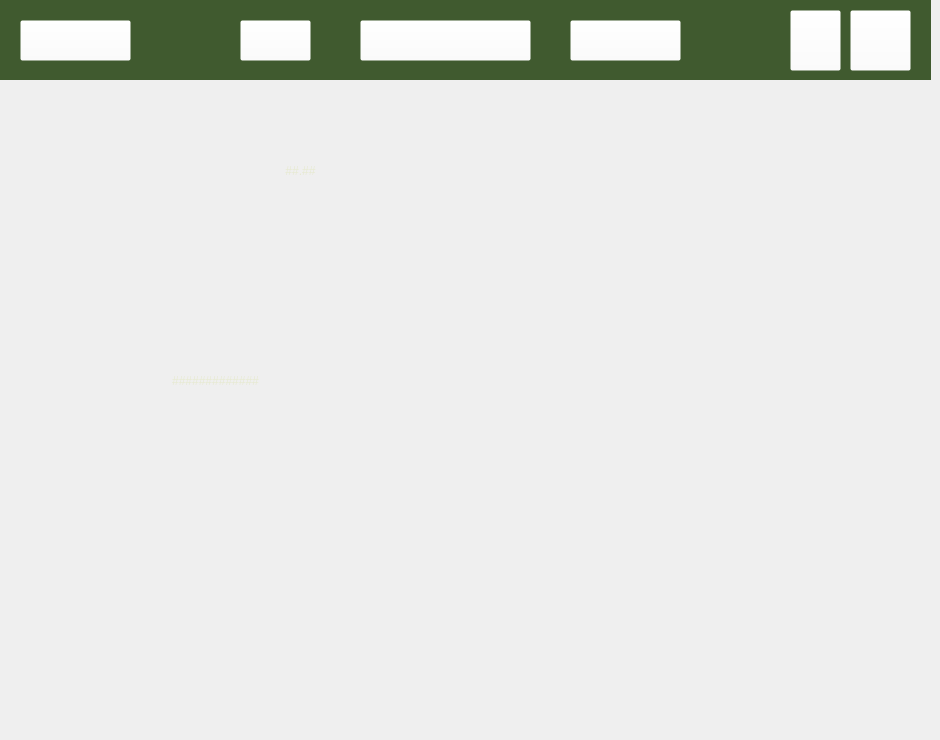
    <widget class="QWidget" name="page_3">
     <widget class="QWidget" name="widget_5" native="true">
      <property name="geometry">
       <rect>
        <x>0</x>
        <y>0</y>
        <width>931</width>
        <height>80</height>
       </rect>
      </property>
      <property name="styleSheet">
       <string notr="true">background-color: rgb(64, 90, 47);</string>
      </property>
      <widget class="QLabel" name="label_13">
       <property name="geometry">
        <rect>
         <x>240</x>
         <y>20</y>
         <width>71</width>
         <height>41</height>
        </rect>
       </property>
       <property name="text">
        <string/>
       </property>
       <property name="pixmap">
        <pixmap>imc_FotoN.png</pixmap>
       </property>
       <property name="scaledContents">
        <bool>true</bool>
       </property>
      </widget>
      <widget class="QPushButton" name="pushButton_perfil">
       <property name="geometry">
        <rect>
         <x>790</x>
         <y>10</y>
         <width>51</width>
         <height>61</height>
        </rect>
       </property>
       <property name="cursor">
        <cursorShape>PointingHandCursor</cursorShape>
       </property>
       <property name="styleSheet">
        <string notr="true">background-color: rgba(255, 255, 255, 0);</string>
       </property>
       <property name="text">
        <string/>
       </property>
       <property name="icon">
        <iconset>
         <normaloff>user.png</normaloff>user.png</iconset>
       </property>
       <property name="iconSize">
        <size>
         <width>50</width>
         <height>50</height>
        </size>
       </property>
      </widget>
      <widget class="QPushButton" name="pushButton_logout">
       <property name="geometry">
        <rect>
         <x>850</x>
         <y>10</y>
         <width>61</width>
         <height>61</height>
        </rect>
       </property>
       <property name="cursor">
        <cursorShape>PointingHandCursor</cursorShape>
       </property>
       <property name="styleSheet">
        <string notr="true">background-color: rgba(255, 255, 255, 0);</string>
       </property>
       <property name="text">
        <string/>
       </property>
       <property name="icon">
        <iconset>
         <normaloff>logout.png</normaloff>logout.png</iconset>
       </property>
       <property name="iconSize">
        <size>
         <width>50</width>
         <height>50</height>
        </size>
       </property>
      </widget>
      <widget class="QLabel" name="label_17">
       <property name="geometry">
        <rect>
         <x>20</x>
         <y>20</y>
         <width>111</width>
         <height>41</height>
        </rect>
       </property>
       <property name="text">
        <string/>
       </property>
       <property name="pixmap">
        <pixmap>ufit.png</pixmap>
       </property>
       <property name="scaledContents">
        <bool>true</bool>
       </property>
      </widget>
      <widget class="QLabel" name="label_18">
       <property name="geometry">
        <rect>
         <x>360</x>
         <y>20</y>
         <width>171</width>
         <height>41</height>
        </rect>
       </property>
       <property name="text">
        <string/>
       </property>
       <property name="pixmap">
        <pixmap>macros_foto.png</pixmap>
       </property>
       <property name="scaledContents">
        <bool>true</bool>
       </property>
      </widget>
      <widget class="QLabel" name="label_19">
       <property name="geometry">
        <rect>
         <x>570</x>
         <y>20</y>
         <width>111</width>
         <height>41</height>
        </rect>
       </property>
       <property name="text">
        <string/>
       </property>
       <property name="pixmap">
        <pixmap>mas_info.png</pixmap>
       </property>
       <property name="scaledContents">
        <bool>true</bool>
       </property>
      </widget>
      <widget class="QPushButton" name="pushButton_barra_imc">
       <property name="geometry">
        <rect>
         <x>240</x>
         <y>20</y>
         <width>71</width>
         <height>41</height>
        </rect>
       </property>
       <property name="cursor">
        <cursorShape>PointingHandCursor</cursorShape>
       </property>
       <property name="styleSheet">
        <string notr="true">background-color: rgba(255, 255, 255, 0);</string>
       </property>
       <property name="text">
        <string/>
       </property>
      </widget>
      <widget class="QPushButton" name="pushButton_barra_macros">
       <property name="geometry">
        <rect>
         <x>360</x>
         <y>20</y>
         <width>171</width>
         <height>41</height>
        </rect>
       </property>
       <property name="cursor">
        <cursorShape>PointingHandCursor</cursorShape>
       </property>
       <property name="styleSheet">
        <string notr="true">background-color: rgba(255, 255, 255, 0);</string>
       </property>
       <property name="text">
        <string/>
       </property>
      </widget>
      <widget class="QPushButton" name="pushButton_barra_info">
       <property name="geometry">
        <rect>
         <x>570</x>
         <y>20</y>
         <width>111</width>
         <height>41</height>
        </rect>
       </property>
       <property name="cursor">
        <cursorShape>PointingHandCursor</cursorShape>
       </property>
       <property name="styleSheet">
        <string notr="true">background-color: rgba(255, 255, 255, 0);</string>
       </property>
       <property name="text">
        <string/>
       </property>
      </widget>
      <widget class="QPushButton" name="pushButton_home">
       <property name="geometry">
        <rect>
         <x>20</x>
         <y>20</y>
         <width>111</width>
         <height>41</height>
        </rect>
       </property>
       <property name="cursor">
        <cursorShape>PointingHandCursor</cursorShape>
       </property>
       <property name="styleSheet">
        <string notr="true">background-color: rgba(255, 255, 255, 0);</string>
       </property>
       <property name="text">
        <string/>
       </property>
      </widget>
     </widget>
     <widget class="QLabel" name="label_14">
      <property name="geometry">
       <rect>
        <x>60</x>
        <y>120</y>
        <width>161</width>
        <height>91</height>
       </rect>
      </property>
      <property name="text">
       <string/>
      </property>
      <property name="pixmap">
       <pixmap>imc.png</pixmap>
      </property>
      <property name="scaledContents">
       <bool>true</bool>
      </property>
     </widget>
     <widget class="QLabel" name="label_valor_imc">
      <property name="geometry">
       <rect>
        <x>220</x>
        <y>130</y>
        <width>161</width>
        <height>81</height>
       </rect>
      </property>
      <property name="styleSheet">
       <string notr="true">color: rgb(231, 234, 210);
font: 56pt &quot;Arial Rounded MT Bold&quot;;</string>
      </property>
      <property name="text">
       <string>##.##</string>
      </property>
      <property name="alignment">
       <set>Qt::AlignCenter</set>
      </property>
     </widget>
     <widget class="QLabel" name="label_15">
      <property name="geometry">
       <rect>
        <x>430</x>
        <y>150</y>
        <width>461</width>
        <height>501</height>
       </rect>
      </property>
      <property name="text">
       <string/>
      </property>
      <property name="pixmap">
       <pixmap>tabla imc.png</pixmap>
      </property>
      <property name="scaledContents">
       <bool>true</bool>
      </property>
     </widget>
     <widget class="QLabel" name="label_16">
      <property name="geometry">
       <rect>
        <x>70</x>
        <y>240</y>
        <width>291</width>
        <height>181</height>
       </rect>
      </property>
      <property name="text">
       <string/>
      </property>
      <property name="pixmap">
       <pixmap>estas en.png</pixmap>
      </property>
      <property name="scaledContents">
       <bool>true</bool>
      </property>
     </widget>
     <widget class="QLabel" name="label_rango_imc">
      <property name="geometry">
       <rect>
        <x>80</x>
        <y>350</y>
        <width>271</width>
        <height>61</height>
       </rect>
      </property>
      <property name="styleSheet">
       <string notr="true">background-color: rgba(255, 255, 255, 0);
color: rgb(231, 234, 210);
font: 30pt &quot;Arial Rounded MT Bold&quot;;</string>
      </property>
      <property name="text">
       <string>#############</string>
      </property>
      <property name="alignment">
       <set>Qt::AlignCenter</set>
      </property>
     </widget>
     <widget class="QLabel" name="label_81">
      <property name="geometry">
       <rect>
        <x>150</x>
        <y>550</y>
        <width>261</width>
        <height>181</height>
       </rect>
      </property>
      <property name="text">
       <string/>
      </property>
      <property name="pixmap">
       <pixmap>diseño2.png</pixmap>
      </property>
      <property name="scaledContents">
       <bool>true</bool>
      </property>
     </widget>
     <widget class="QLabel" name="label_85">
      <property name="geometry">
       <rect>
        <x>0</x>
        <y>430</y>
        <width>171</width>
        <height>171</height>
       </rect>
      </property>
      <property name="text">
       <string/>
      </property>
      <property name="pixmap">
       <pixmap>diseño3.png</pixmap>
      </property>
      <property name="scaledContents">
       <bool>true</bool>
      </property>
     </widget>
    </widget>
